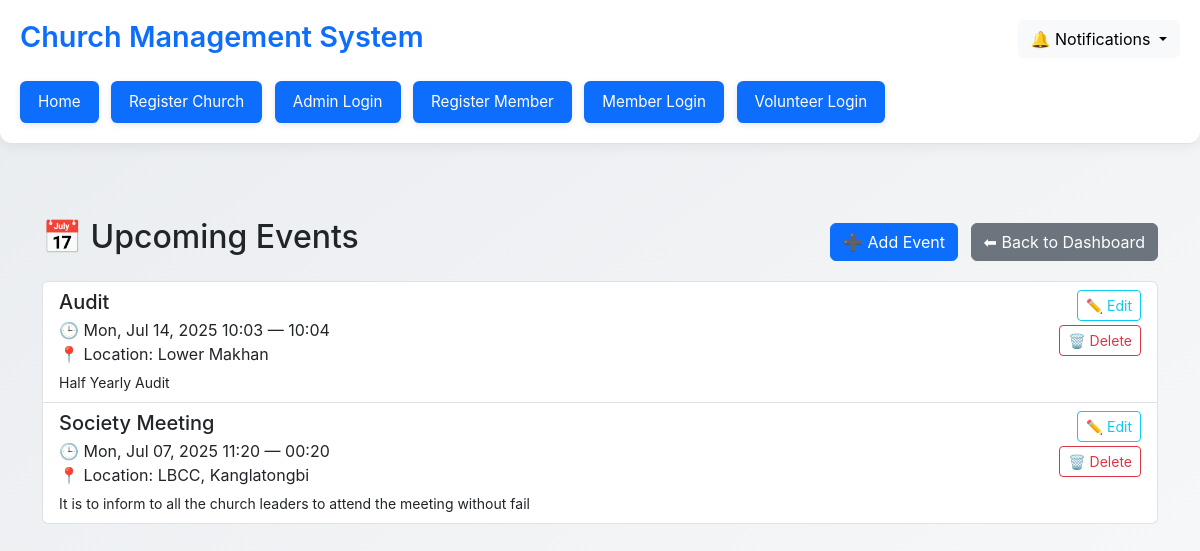
Page /church-events/ (signed in) on the committed database.
### church/models.py (models this page shows, shortened)
class Event(models.Model):
    church = models.ForeignKey(Church, on_delete=models.CASCADE)
    title = models.CharField(max_length=200)
    description = models.TextField(blank=True)
    location = models.CharField(max_length=255)
    start_datetime = models.DateTimeField()
    end_datetime = models.DateTimeField()
    created_at = models.DateTimeField(auto_now_add=True)
    updated_at = models.DateTimeField(auto_now=True)
    is_public = models.BooleanField(default=True)  # Optional: control visibility

### church/views.py (the view)
# urls.py: path('church-events/', EventListView.as_view(), name='church_events'),
@method_decorator(login_required, name="dispatch")
class EventListView(EventPermissionMixin, ListView):
    model               = Event
    template_name       = "church/church_events.html"
    context_object_name = "events"
    paginate_by         = 20            # ← keep or remove pagination as you prefer
    def get_queryset(self):
        return super().get_queryset().order_by("-start_datetime")

### church/views.py (called while the page is built)
    def dispatch(self, request, *args, **kwargs):
        user = request.user
        self.church = None
        if hasattr(user, "churchadminprofile"):
            self.church = user.churchadminprofile.church
        elif hasattr(user, "volunteer"):
            self.church = user.volunteer.church
        if not self.church:
            return HttpResponseForbidden("You are not assigned to any church.")
        return super().dispatch(request, *args, **kwargs)

    def get_queryset(self):
        qs = super().get_queryset()
        return qs.filter(church=self.church)

### church/templates/church/event_list.html
{% extends 'base_generic.html' %}
{% load static %}
{% block content %}
<div class="container mt-4">
    <div class="d-flex justify-content-between align-items-center mb-3">
        <h2>📅 Upcoming Events</h2>
        <div>
            <a href="{% url 'church:add_event' %}" class="btn btn-primary me-2">➕ Add Event</a>
            {% if request.user.is_church_admin %}
    <a href="{% url 'church:church_admin_dashboard' %}" class="btn btn-secondary">⬅ Back to Dashboard</a>
{% elif request.user.is_volunteer %}
    <a href="{% url 'church:volunteer_dashboard' %}" class="btn btn-secondary">⬅ Back to Dashboard</a>
{% else %}
    <a href="{% url 'church:homepage' %}" class="btn btn-secondary">⬅ Back Home</a>
{% endif %}
        </div>
    </div>
    {% if object_list %}
        <div class="list-group">
            {% for event in object_list %}
                <div class="list-group-item">
                    <div class="d-flex justify-content-between align-items-start">
                        <div>
                            <h5 class="mb-1">{{ event.title }}</h5>
                            <p class="mb-1">
                                🕒 {{ event.start_datetime|date:"D, M d, Y H:i" }} — {{ event.end_datetime|date:"H:i" }}<br>
                                📍 Location: {{ event.location }}
                            </p>
                            <small>{{ event.description }}</small>
                        </div>
                        {% if user.is_authenticated %}
                        <div class="ms-3 text-end">
                            <a href="{% url 'church:edit_event' event.pk %}" class="btn btn-sm btn-outline-info mb-1">✏️ Edit</a><br>
                            <a href="{% url 'church:delete_event' event.pk %}" class="btn btn-sm btn-outline-danger">🗑️ Delete</a>
                        </div>
                        {% endif %}
                    </div>
                </div>
            {% endfor %}
        </div>
    {% else %}
        <p>No events available.</p>
    {% endif %}
</div>
{% endblock %}

### church/templates/base_generic.html (style rules this page uses)
body { background: linear-gradient(145deg, #e9ecef, #f8f9fa); font-family: 'Inter', sans-serif; min-height: 100vh; }

### rows in the picture
Event: title "Audit", start_datetime "Mon, Jul 14, 2025 10:03", end_datetime "10:04", location "Lower Makhan", description "Half Yearly Audit"
Event: title "Society Meeting", start_datetime "Mon, Jul 07, 2025 11:20", end_datetime "00:20", location "LBCC, Kanglatongbi", description "It is to inform to all the church leaders to attend the meeting without fail"
